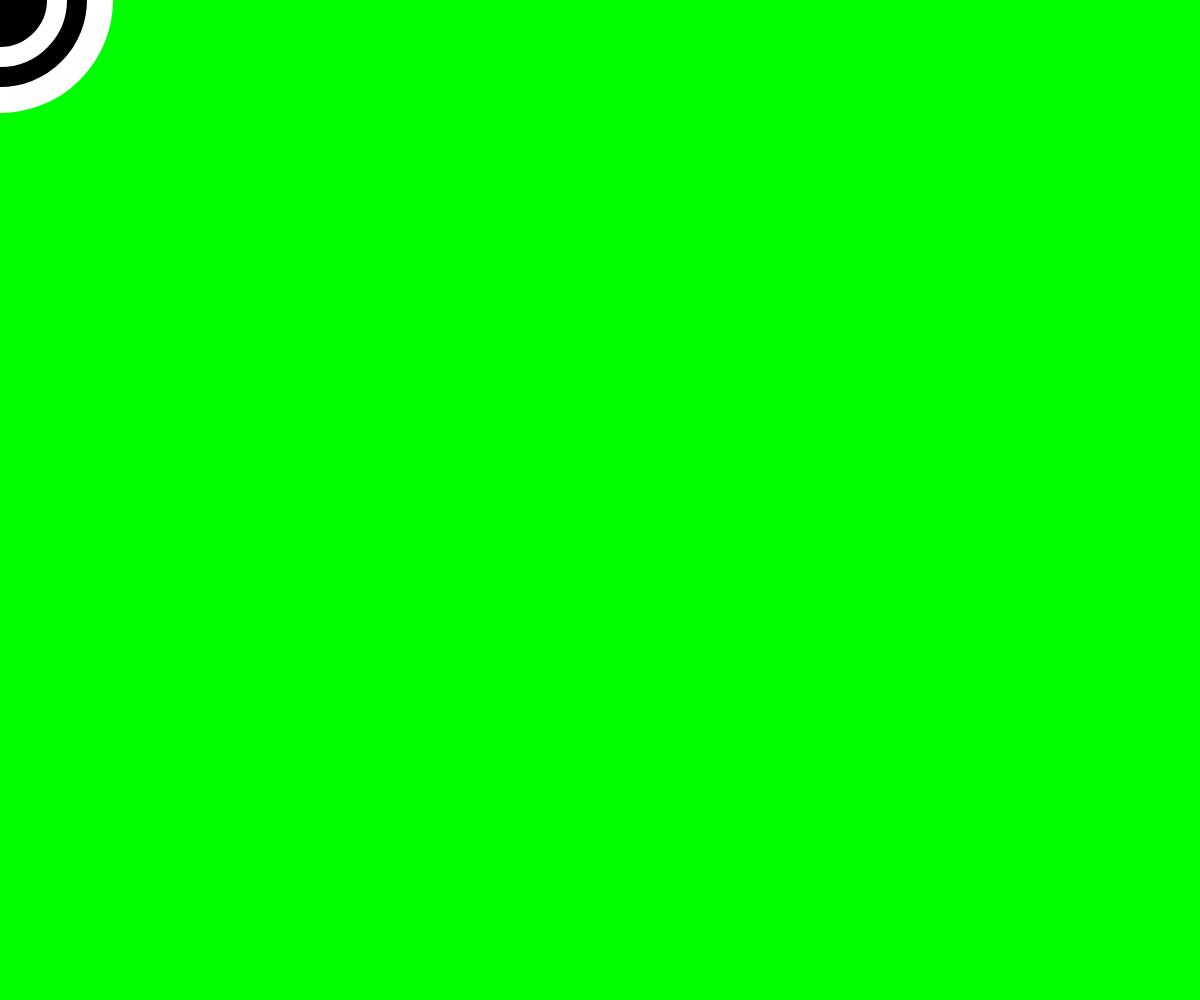
Frame 1 (no input)
Frame 60 (no input): identical to frame 1, image omitted
Frame 120 (the mouse pressed at the canvas centre since frame 60): blank canvas, image omitted

The p5.js sketch that drew this single still picture (run headless with seeded random() and noise() and a simulated clock; from frame 60 on, the mouse is pressed at the canvas centre):

// p5.js sketch
// ── sketch.js
/**************************************************
mappingExample

by: JoshuaWilderOakley

overview:

a simple example of the mapping function in p5.js

----------------------------------------------------

notes:

***************************************************/


// Setup code goes here
function setup() {
  createCanvas(windowWidth, windowHeight);  //setting for responsive page
  
 }


// Draw code goes here
function draw() {
   //syntax for mapping:
   // map(value, start1, start2, stop1, stop2);
  r =   map(mouseX, 0, windowWidth, 0, 255);  
  g =   map(mouseX, windowWidth, 0, 0, 255);  
  b =   map(mouseY, 0, windowHeight, 0, 255);

  background(r, g, b);
  
  drawEllipses (); // calling on the drawEllipses function

}

function drawEllipses (){  //drawEllipses are kept outside the draw function

  fill(r);
  stroke(g);
  strokeWeight(26);
  ellipse(mouseX * 1.2, mouseY * 1.2, 200, 200);

  fill(g);
  stroke(b);
  strokeWeight(16);
  ellipse(mouseX, mouseY, 150, 150);

  fill(b);
  stroke(g);
  strokeWeight(6);
  ellipse(mouseX * 1.1, mouseY * 1.1, 100, 100); 

}
